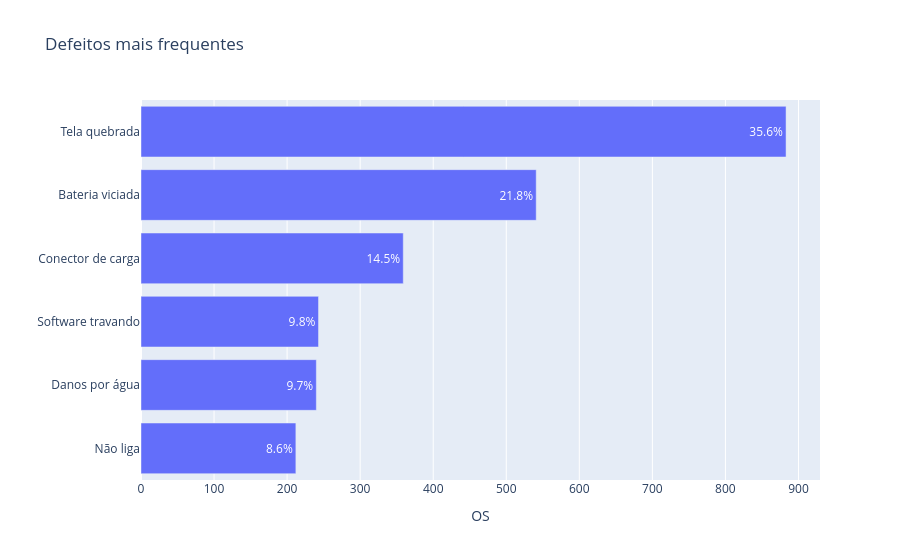

Notebook code cell kept with this figure:
### Markdown cell above
## 3. Defeitos mais frequentes

### Code cell
defeitos = df["defeito"].value_counts().reset_index()
defeitos.columns = ["defeito", "quantidade"]
defeitos["percentual"] = (defeitos["quantidade"] / len(df) * 100).round(1)

fig = px.bar(defeitos, x="quantidade", y="defeito", orientation="h",
             title="Defeitos mais frequentes", text="percentual")
fig.update_traces(texttemplate="%{text}%")
fig.update_layout(yaxis={"categoryorder": "total ascending"}, xaxis_title="OS", yaxis_title="")
fig.show()
defeitos

### Figure 1 — Plotly figure (JSON) as saved in the notebook; plotly's stock layout.template omitted (floating-point values rounded to 4 significant figures)
{"data": [{"hovertemplate": "quantidade=%{x}<br>defeito=%{y}<br>percentual=%{text}<extra></extra>", "legendgroup": "", "marker": {"color": "#636efa", "pattern": {"shape": ""}}, "name": "", "orientation": "h", "showlegend": false, "text": [35.6, 21.8, 14.5, 9.8, 9.7, 8.6], "textposition": "auto", "texttemplate": "%{text}%", "type": "bar", "x": [883, 541, 359, 243, 240, 212], "xaxis": "x", "y": ["Tela quebrada", "Bateria viciada", "Conector de carga", "Software travando", "Danos por água", "Não liga"], "yaxis": "y"}], "layout": {"barmode": "relative", "legend": {"tracegroupgap": 0}, "title": {"text": "Defeitos mais frequentes"}, "xaxis": {"anchor": "y", "domain": [0.0, 1.0], "title": {"text": "OS"}}, "yaxis": {"anchor": "x", "categoryorder": "total ascending", "domain": [0.0, 1.0], "title": {"text": ""}}}}
